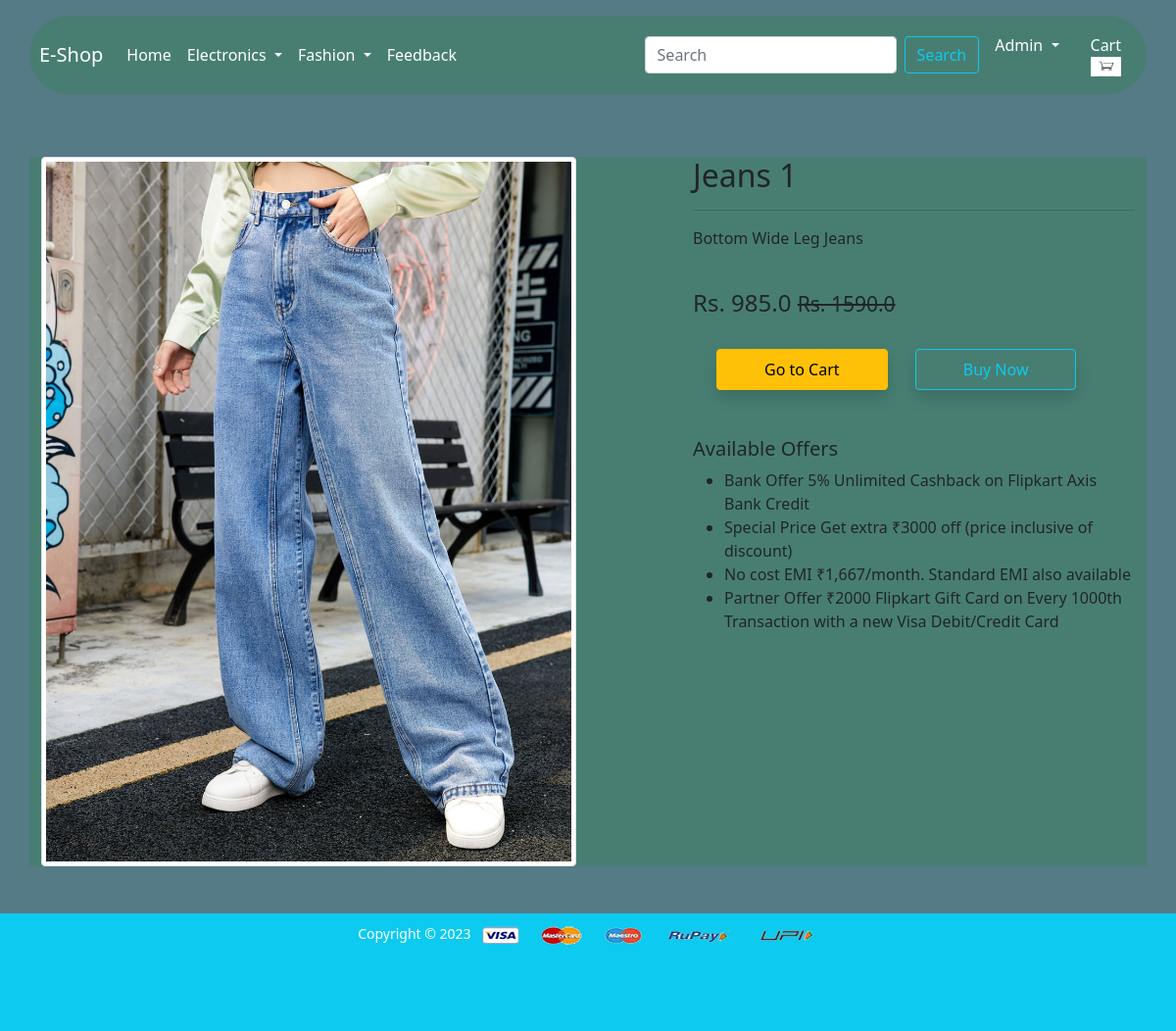
The app's page /product-detail/1 (signed in) with its own data.
### app/models.py (models this page shows, shortened)
class Product(models.Model):
    title = models.CharField(max_length=200)
    selling_price = models.FloatField()
    discounted_price = models.FloatField()
    description = models.TextField()
    brand = models.CharField(max_length=50)
    category = models.CharField(choices=CATEGORY_CHOICES, max_length=2)
    product_image = models.ImageField(upload_to='productimg')

### app/views.py (the view)
# urls.py: path('product-detail/<int:pk>', views.ProductDetailView.as_view(), name='product-detail'),
class ProductDetailView(View):
    def get(self, request, pk):
        product = Product.objects.get(pk=pk)
        item_already_in_cart = False
        if request.user.is_authenticated:
            item_already_in_cart = Cart.objects.filter(Q(product=product.id) & Q(user=request.user)).exists()
        return render(request, 'app/productdetail.html', {'product':product,'item_already_in_cart':item_already_in_cart})

### app/templates/app/productdetail.html (shortened to what this page needs)
{% extends 'app/base.html' %}
{% load static %}
{% block main-content %}
<div class="container my-5">
    <div class="row">
        <div class="col-sm-6 text-center align-self-center">
            <img src="{{product.product_image.url}}" alt="" class="img-fluid img-thumbnail">
        </div>
        <div class="col-sm-5 offset-sm-1">
            <h2>{{product.title}} 1</h2>
            <hr>
            <p> {{product.description}} </p> <br>
            <h4>Rs. {{product.discounted_price}} <small class="fw-light text-decoration-line-through">Rs.
                    {{product.selling_price}}</small></h4> <br>
            {% if request.user.is_authenticated %}
            {% if item_already_in_cart %}
            <a href="{% url 'showcart' %}" class="btn btn-warning shadow px-5 py-2 ms-4">Go to Cart</a>
            {% else %}
            <form action="/add-to-cart" class="d-inline">
                <input type="hidden" name="prod_id" value="{{product.id}}" id="prod_id">
                <button type="submit" class="btn btn-outline-info shadow px-5 py-2"> Add to cart</button>
            </form>
            {% endif %}
            {% endif %}
            <a href="{% url 'checkout' %}" class="btn btn-outline-info shadow px-5 py-2 ms-4">Buy Now</a>
            <h5 class="mt-5">Available Offers</h5>
            <ul>
                <li>Bank Offer 5% Unlimited Cashback on Flipkart Axis Bank Credit</li>
                <li>Special Price Get extra ₹3000 off (price inclusive of discount)</li>
                <li>No cost EMI ₹1,667/month. Standard EMI also available</li>
                <li>Partner Offer ₹2000 Flipkart Gift Card on Every 1000th Transaction with a new Visa Debit/Credit Card
                </li>
            </ul>
        </div>
    </div>
</div>
{% endblock main-content %}

### app/templates/app/base.html (shortened to what this page needs)
{% load static%}
<!doctype html>
{% load static %}
<html lang="en">
<head>
  <link href="https://cdn.jsdelivr.net/npm/bootstrap@5.0.0-beta1/dist/css/bootstrap.min.css" rel="stylesheet"
>
  <link rel="stylesheet" href="{% static 'app/css/owl.carousel.min.css' %}">
  <link rel="stylesheet" href="{% static 'app/css/all.min.css' %}">
  <link rel="stylesheet" href="{% static 'app/css/style.css' %}">
</head>
<body>
  <nav class="navbar py-lg-3 navbar-expand-lg navbar-dark ">
    <div class="container nv">
      <a class="navbar-brand" href="/">E-Shop</a>
      <div class="collapse navbar-collapse" id="navbarSupportedContent">
        <ul class="navbar-nav me-auto mb-2 mb-lg-0">
          <li class="nav-item">
            <a class="nav-link active" aria-current="page" href="/">Home</a>
          </li>
          <li class="nav-item dropdown">
            <a class="nav-link dropdown-toggle text-white" href="#" id="electronicsDropdown" role="button"
              data-bs-toggle="dropdown" aria-expanded="false">
              Electronics
            </a>
          </li>
          <li class="nav-item dropdown">
            <a class="nav-link dropdown-toggle text-white" href="#" id="fashionDropdown" role="button"
              data-bs-toggle="dropdown" aria-expanded="false">
              Fashion
            </a>
          </li>
          <li class="nav-item">
            <a class="nav-link active" aria-current="page" href="{% url 'feedback' %}">Feedback</a>
          </li>
        </ul>
        <form  method="POST" action="{% url 'search' %}" class="d-flex">
          <input class="form-control me-2" type="search" placeholder="Search" aria-label="Search" name="search">
          <button class="btn btn-outline-info" type="submit">Search</button>
        </form>
        <div>
          <ul class="navbar-nav me-auto mb-2 mb-lg-0">
            {% if request.user.is_authenticated %}
            <li class="nav-item dropdown mx-2">
              <a class="nav-link dropdown-toggle text-white" href="#" id="profileDropdown" role="button"
                data-bs-toggle="dropdown" aria-expanded="false">
                <span class="text-capitalize">{{request.user}}</span>
              </a>
            </li>
            <li class="nav-item mx-2">
              <a href="{% url 'showcart' %}" class="nav-link text-white"> Cart <span><img src="{% static 'app/images/cart/cart.jpg' %}" class="d-block w-100" alt="..." style="height:20px" width="20px";></span>
              </a>
            </li>
            {% endif %}
          </ul>
        </div>
      </div>
    </div>
  </nav>
  {% block main-content %} {% endblock main-content %}
  <footer class="container-fluid bg-info text-center p-2 mt-5 ft">
    <small class="text-white">Copyright &copy; 2023</small>
    <img src="{% static 'app/images/payment.png' %}" alt="" srcset="" class="img-fluid" height="2px">
  </footer>
</body>
</html>

### app/static/app/css/style.css (style rules this page uses)
body { background-color: rgb(85, 123, 134); }
.container { background-color: rgb(72, 126, 114); outline-color: rgb(4, 65, 70); }
.nv { border-radius: 50px; padding: 10px; }
footer { background-color: rgb(85, 123, 134); height: 120px; }

### records on screen
Product: product_image (picture), title "Jeans", description "Bottom Wide Leg Jeans", discounted_price "985.0", selling_price "1590.0"

### other values on screen
{{ request.user }} "Admin"
